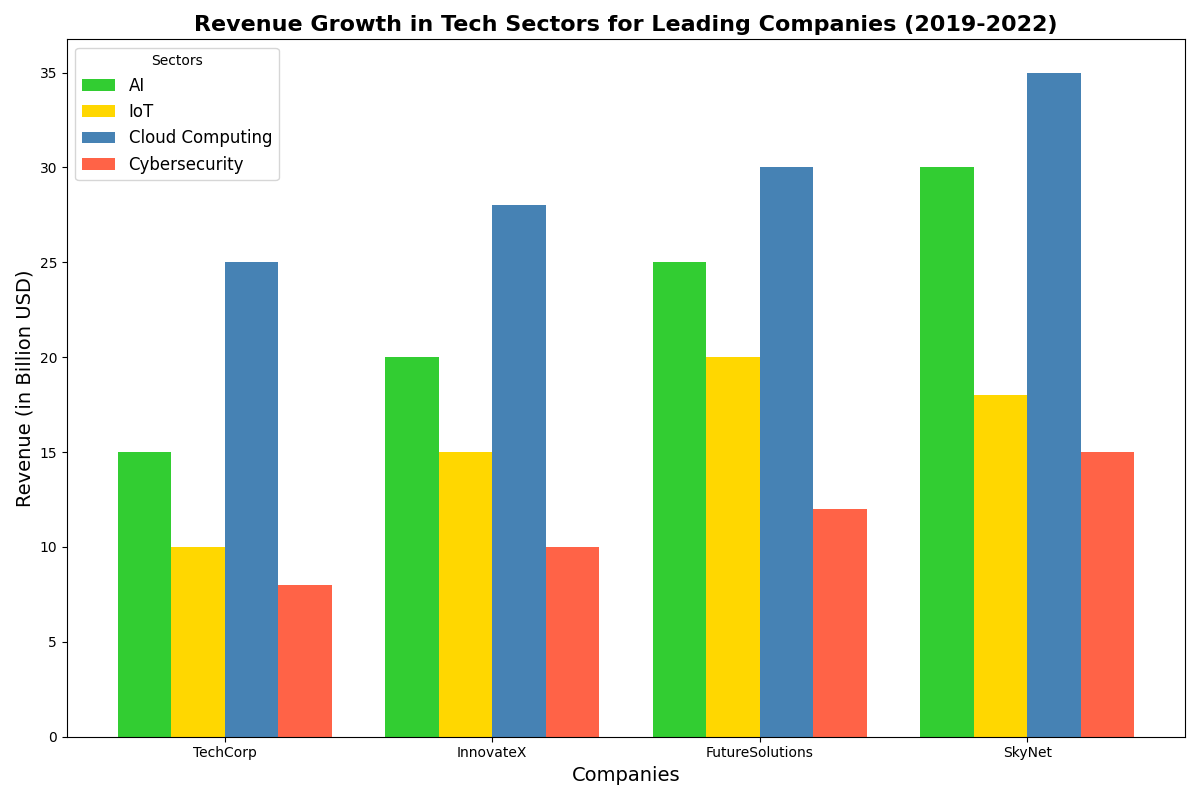

The script that drew this image:
import numpy as np
import matplotlib.pyplot as plt

# Companies and sectors
companies = ['TechCorp', 'InnovateX', 'FutureSolutions', 'SkyNet']
sectors = ['AI', 'IoT', 'Cloud Computing', 'Cybersecurity']

# Revenue data (in billion USD) for each sector in the companies across the years 2019-2022
revenues = np.array([
    [15, 20, 25, 30],  # AI
    [10, 15, 20, 18],  # IoT
    [25, 28, 30, 35],  # Cloud Computing
    [8, 10, 12, 15]    # Cybersecurity
])

# Manually shuffled colors for each sector
colors = ['#32CD32', '#FFD700', '#4682B4', '#FF6347']  # (Previously: AI, IoT, Cloud Computing, Cybersecurity)

# Set up positions and bar width
x = np.arange(len(companies))
bar_width = 0.2

# Generate bar positions for each year
positions = [x - 1.5*bar_width, x - 0.5*bar_width, x + 0.5*bar_width, x + 1.5*bar_width]

# Setup the figure and axis
fig, ax = plt.subplots(figsize=(12, 8))

# Create bars for each year
for i, pos, sector, color in zip(range(len(positions)), positions, sectors, colors):
    ax.bar(pos, revenues[i], bar_width, label=sector, color=color)

# Labeling and titling the plot
ax.set_xlabel('Companies', fontsize=14)
ax.set_ylabel('Revenue (in Billion USD)', fontsize=14)
ax.set_title('Revenue Growth in Tech Sectors for Leading Companies (2019-2022)', fontsize=16, fontweight='bold')
ax.set_xticks(x)
ax.set_xticklabels(companies)
ax.legend(title='Sectors', fontsize=12)

# Ensure the layout is tight to prevent overlap
plt.tight_layout()

# Display the plot
plt.show()
